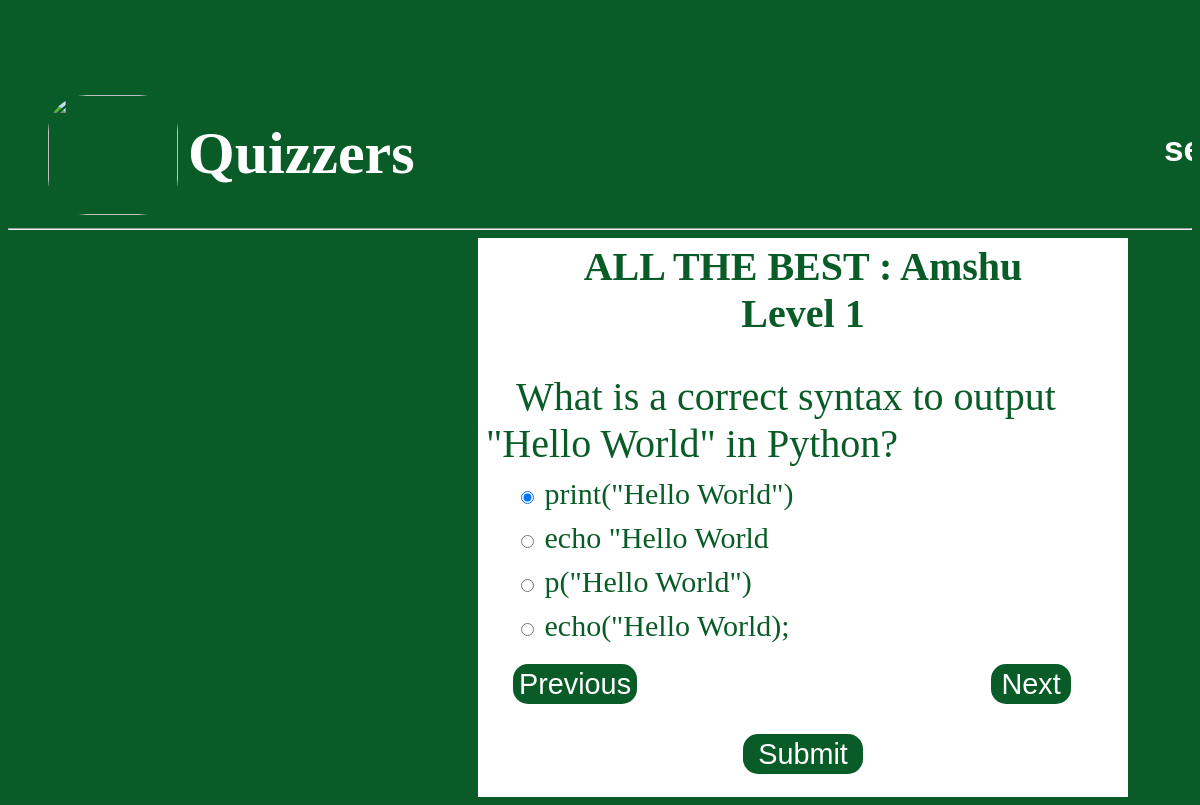
The app's page /quiz/level1_quiz/ (signed in) with its own data.
### quiz/models.py (models this page shows, shortened)
class User(AbstractUser):
    is_player = models.BooleanField(default=False)
    first_name = models.CharField(max_length=80)
    last_name = models.CharField(max_length=80)
    custom_user_groups = models.ManyToManyField(Group, related_name='custom_users')

class QuesModel(models.Model):
    LEVEL_CHOICES = (
        ('Level 1', 'Level 1'),
        ('Level 2', 'Level 2'),
    )
    question = models.CharField(max_length=200, null=True)
    op1 = models.CharField(max_length=200, null=True)
    op2 = models.CharField(max_length=200, null=True)
    op3 = models.CharField(max_length=200, null=True)
    op4 = models.CharField(max_length=200, null=True)
    ans = models.CharField(max_length=200, null=True)
    level = models.CharField(max_length=10, choices=LEVEL_CHOICES,default='level1')

### quiz/views.py (the view)
# urls.py: path('level1_quiz/', views.level1_quiz,{'level': 'Level 1'}, name='level1_quiz'),
def level1_quiz(request,level):
    if request.method == 'POST':
        print(request.POST)
        level1_questions = QuesModel.objects.filter(level='Level 1')
        score=0
        wrong=0
        correct=0
        total=0
        for q in level1_questions:
            total+=1
            print(request.POST.get(q.question))
            print(q.ans)
            print()
            if q.ans == request.POST.get(q.question):
                score+=10
                correct+=1
            else:
                score-=2
                wrong+=1
        percent = score/(total*10) *100
        user = request.user if request.user.is_authenticated else None
        result = ResultModel(user= user,
                             score=score,
                             level=level,
                             percentage=percent,
                             correct_answers=correct,
                             incorrect_answers=wrong,
                             total_question=total)
        result.save()
        context = {
            'score':score,
            'time': request.POST.get('timer'),
            'correct':correct,
            'wrong':wrong,
            'percent':percent,
            'total':total,
            'level':level,
            'date': timezone.now
        }
        return render(request,'result.html',context)
    else:
        level1_questions = QuesModel.objects.filter(level='Level 1')
        context = {
            'questions':level1_questions
        }
        return render(request,'level1.html',context)

### templates/level1.html (shortened to what this page needs)
<!DOCTYPE html>
<html lang="en">
<head>
</head>
<body>
<div class="header">
<button class="button1">
    <div align="right" id="displaytimer"><b>Timer: 0 seconds</b></div></button>
<img src="https://cdn.shopify.com/s/files/1/0558/6413/1764/files/Fox_Logo_Designs_1_1024x1024.gif?v=1657192005 " class="fox">
<h1>Quizzers</h1>
<hr>
</div>
<div>
    <div class="card-columns" style=" margin-left: 470px;">
        <div class="card" align="centre " style=" width: 40rem; border:5px white solid;background-color: white;">
<h3>ALL THE BEST : {{ user.get_username }}</h3>
    <h2>Level 1</h2>
    <form id="quiz-form" method="post" action="">
        <table>
            <tbody>
                {% for q in questions %}
                <tr class="quiz-question">
                    <td>
                        <label class="que" >{{ q.question }}</label>
                        <div class="form-check">
                            <input class="form-check-input" type="radio" name="{{ q.question }}" value="option1" checked>
                            <label class="form-check-label">
                                {{ q.op1 }}
                            </label>
                        </div>
                        <div class="form-check">
                            <input class="form-check-input" type="radio" name="{{ q.question }}" value="option2">
                            <label class="form-check-label" >
                                {{ q.op2 }}
                            </label>
                        </div>
                        <div class="form-check">
                            <input class="form-check-input" type="radio" name="{{ q.question }}" value="option3">
                            <label class="form-check-label" >
                                {{ q.op3 }}
                            </label>
                        </div>
                        <div class="form-check">
                            <input class=form-check-input" type="radio" name="{{ q.question }}" value="option4">
                            <label class="form-check-label" >
                                {{ q.op4 }}
                            </label>
                        </div>
                    </td>
                </tr>
                {% endfor %}
            </tbody>
        </table>
        <br>
        <button id="prev" type="button" class="btn1 btn-primary" name="button">Previous</button>
    <button id="next" type="button" class="btn2 btn-primary" name="button">Next</button>
            <button type="submit" class="btn3 btn-primary" value="Submit Quiz">Submit</button>
    </form>
    <br>
        </div>
    </div>
</div>
</body>
</html>

### templates/level1.html (style rules this page uses)
tbody tr:not(.visible) { display: none; }
body { background-color: #095c27; }
h1 { color:white; margin-left: 180px; font-size:60px; margin-top: -100px; }
.button1 { margin-left:1150px; margin-top: 40px; }
.button1 { min-width: 50px; height: 40px; border-radius: 25px; border: none; font-size:2.2rem; color:white; background-color:#095c27; }
.fox { height:120px; width: 130px; margin-top: -70px; margin-left:40px; border-radius: 30%; }
.header { background-color: #095c27; overflow: hidden; position: sticky; position: -webkit-sticky; top: 0; }
h3 { font-size:40px; margin-top: 0px; color:#095c27; text-align: center; }
h2 { font-size:40px; margin-top: -40px; color:#095c27; text-align: center; }
.que { font-size:40px; padding: 30px; color:#095c27; }
.form-check { font-size:30px; margin-left: 30px; color:#095c27; margin-top: 10px; }
.btn1 { min-width: 80px; height: 40px; border-radius: 15px; border: none; font-size:1.8rem; color:white; background-color:#095c27; margin-left:30px; }
.btn2 { min-width: 80px; height: 40px; border-radius: 15px; border: none; font-size:1.8rem; color:white; background-color:#095c27; margin-left:350px; }
.btn3 { width: 120px; height: 40px; border-radius: 15px; border: none; font-size:1.8rem; color:white; background-color:#095c27; margin-top:30px; margin-left:260px; }

### records on screen
User: get_username "Amshu"
QuesModel: question "What is a correct syntax to output \"Hello World\" in Python?", op1 "print(\"Hello World\")", op2 "echo \"Hello World", op3 "p(\"Hello World\")", op4 "echo(\"Hello World);"
